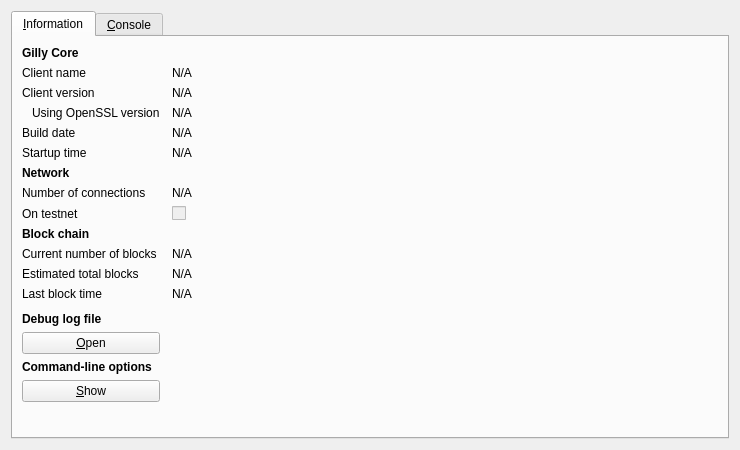
<?xml version="1.0" encoding="UTF-8"?>
<ui version="4.0">
 <class>RPCConsole</class>
 <widget class="QDialog" name="RPCConsole">
  <property name="geometry">
   <rect>
    <x>0</x>
    <y>0</y>
    <width>740</width>
    <height>450</height>
   </rect>
  </property>
  <property name="windowTitle">
   <string>Gilly - Debug window</string>
  </property>
  <layout class="QVBoxLayout" name="verticalLayout_2">
   <item>
    <widget class="QTabWidget" name="tabWidget">
     <property name="currentIndex">
      <number>0</number>
     </property>
     <widget class="QWidget" name="tab_info">
      <attribute name="title">
       <string>&amp;Information</string>
      </attribute>
      <layout class="QGridLayout" name="gridLayout" columnstretch="0,1">
       <property name="horizontalSpacing">
        <number>12</number>
       </property>
       <item row="0" column="0">
        <widget class="QLabel" name="label_9">
         <property name="font">
          <font>
           <weight>75</weight>
           <bold>true</bold>
          </font>
         </property>
         <property name="text">
          <string>Gilly Core</string>
         </property>
        </widget>
       </item>
       <item row="1" column="0">
        <widget class="QLabel" name="label_5">
         <property name="text">
          <string>Client name</string>
         </property>
        </widget>
       </item>
       <item row="1" column="1">
        <widget class="QLabel" name="clientName">
         <property name="cursor">
          <cursorShape>IBeamCursor</cursorShape>
         </property>
         <property name="text">
          <string>N/A</string>
         </property>
         <property name="textFormat">
          <enum>Qt::PlainText</enum>
         </property>
         <property name="textInteractionFlags">
          <set>Qt::LinksAccessibleByMouse|Qt::TextSelectableByKeyboard|Qt::TextSelectableByMouse</set>
         </property>
        </widget>
       </item>
       <item row="2" column="0">
        <widget class="QLabel" name="label_6">
         <property name="text">
          <string>Client version</string>
         </property>
        </widget>
       </item>
       <item row="2" column="1">
        <widget class="QLabel" name="clientVersion">
         <property name="cursor">
          <cursorShape>IBeamCursor</cursorShape>
         </property>
         <property name="text">
          <string>N/A</string>
         </property>
         <property name="textFormat">
          <enum>Qt::PlainText</enum>
         </property>
         <property name="textInteractionFlags">
          <set>Qt::LinksAccessibleByMouse|Qt::TextSelectableByKeyboard|Qt::TextSelectableByMouse</set>
         </property>
        </widget>
       </item>
       <item row="3" column="0">
        <widget class="QLabel" name="label_14">
         <property name="text">
          <string>Using OpenSSL version</string>
         </property>
         <property name="indent">
          <number>10</number>
         </property>
        </widget>
       </item>
       <item row="3" column="1">
        <widget class="QLabel" name="openSSLVersion">
         <property name="cursor">
          <cursorShape>IBeamCursor</cursorShape>
         </property>
         <property name="text">
          <string>N/A</string>
         </property>
         <property name="textFormat">
          <enum>Qt::PlainText</enum>
         </property>
         <property name="textInteractionFlags">
          <set>Qt::LinksAccessibleByMouse|Qt::TextSelectableByKeyboard|Qt::TextSelectableByMouse</set>
         </property>
        </widget>
       </item>
       <item row="4" column="0">
        <widget class="QLabel" name="label_12">
         <property name="text">
          <string>Build date</string>
         </property>
        </widget>
       </item>
       <item row="4" column="1">
        <widget class="QLabel" name="buildDate">
         <property name="cursor">
          <cursorShape>IBeamCursor</cursorShape>
         </property>
         <property name="text">
          <string>N/A</string>
         </property>
         <property name="textFormat">
          <enum>Qt::PlainText</enum>
         </property>
         <property name="textInteractionFlags">
          <set>Qt::LinksAccessibleByMouse|Qt::TextSelectableByKeyboard|Qt::TextSelectableByMouse</set>
         </property>
        </widget>
       </item>
       <item row="5" column="0">
        <widget class="QLabel" name="label_13">
         <property name="text">
          <string>Startup time</string>
         </property>
        </widget>
       </item>
       <item row="5" column="1">
        <widget class="QLabel" name="startupTime">
         <property name="cursor">
          <cursorShape>IBeamCursor</cursorShape>
         </property>
         <property name="text">
          <string>N/A</string>
         </property>
         <property name="textFormat">
          <enum>Qt::PlainText</enum>
         </property>
         <property name="textInteractionFlags">
          <set>Qt::LinksAccessibleByMouse|Qt::TextSelectableByKeyboard|Qt::TextSelectableByMouse</set>
         </property>
        </widget>
       </item>
       <item row="6" column="0">
        <widget class="QLabel" name="label_11">
         <property name="font">
          <font>
           <weight>75</weight>
           <bold>true</bold>
          </font>
         </property>
         <property name="text">
          <string>Network</string>
         </property>
        </widget>
       </item>
       <item row="7" column="0">
        <widget class="QLabel" name="label_7">
         <property name="text">
          <string>Number of connections</string>
         </property>
        </widget>
       </item>
       <item row="7" column="1">
        <widget class="QLabel" name="numberOfConnections">
         <property name="cursor">
          <cursorShape>IBeamCursor</cursorShape>
         </property>
         <property name="text">
          <string>N/A</string>
         </property>
         <property name="textFormat">
          <enum>Qt::PlainText</enum>
         </property>
         <property name="textInteractionFlags">
          <set>Qt::LinksAccessibleByMouse|Qt::TextSelectableByKeyboard|Qt::TextSelectableByMouse</set>
         </property>
        </widget>
       </item>
       <item row="8" column="0">
        <widget class="QLabel" name="label_8">
         <property name="text">
          <string>On testnet</string>
         </property>
        </widget>
       </item>
       <item row="8" column="1">
        <widget class="QCheckBox" name="isTestNet">
         <property name="enabled">
          <bool>false</bool>
         </property>
         <property name="text">
          <string/>
         </property>
        </widget>
       </item>
       <item row="9" column="0">
        <widget class="QLabel" name="label_10">
         <property name="font">
          <font>
           <weight>75</weight>
           <bold>true</bold>
          </font>
         </property>
         <property name="text">
          <string>Block chain</string>
         </property>
        </widget>
       </item>
       <item row="10" column="0">
        <widget class="QLabel" name="label_3">
         <property name="text">
          <string>Current number of blocks</string>
         </property>
        </widget>
       </item>
       <item row="10" column="1">
        <widget class="QLabel" name="numberOfBlocks">
         <property name="cursor">
          <cursorShape>IBeamCursor</cursorShape>
         </property>
         <property name="text">
          <string>N/A</string>
         </property>
         <property name="textFormat">
          <enum>Qt::PlainText</enum>
         </property>
         <property name="textInteractionFlags">
          <set>Qt::LinksAccessibleByMouse|Qt::TextSelectableByKeyboard|Qt::TextSelectableByMouse</set>
         </property>
        </widget>
       </item>
       <item row="11" column="0">
        <widget class="QLabel" name="label_4">
         <property name="text">
          <string>Estimated total blocks</string>
         </property>
        </widget>
       </item>
       <item row="11" column="1">
        <widget class="QLabel" name="totalBlocks">
         <property name="cursor">
          <cursorShape>IBeamCursor</cursorShape>
         </property>
         <property name="text">
          <string>N/A</string>
         </property>
         <property name="textFormat">
          <enum>Qt::PlainText</enum>
         </property>
         <property name="textInteractionFlags">
          <set>Qt::LinksAccessibleByMouse|Qt::TextSelectableByKeyboard|Qt::TextSelectableByMouse</set>
         </property>
        </widget>
       </item>
       <item row="12" column="0">
        <widget class="QLabel" name="label_2">
         <property name="text">
          <string>Last block time</string>
         </property>
        </widget>
       </item>
       <item row="12" column="1">
        <widget class="QLabel" name="lastBlockTime">
         <property name="cursor">
          <cursorShape>IBeamCursor</cursorShape>
         </property>
         <property name="text">
          <string>N/A</string>
         </property>
         <property name="textFormat">
          <enum>Qt::PlainText</enum>
         </property>
         <property name="textInteractionFlags">
          <set>Qt::LinksAccessibleByMouse|Qt::TextSelectableByKeyboard|Qt::TextSelectableByMouse</set>
         </property>
        </widget>
       </item>
       <item row="13" column="0">
        <spacer name="verticalSpacer_2">
         <property name="orientation">
          <enum>Qt::Vertical</enum>
         </property>
         <property name="sizeHint" stdset="0">
          <size>
           <width>20</width>
           <height>20</height>
          </size>
         </property>
        </spacer>
       </item>
       <item row="14" column="0">
        <widget class="QLabel" name="labelDebugLogfile">
         <property name="font">
          <font>
           <weight>75</weight>
           <bold>true</bold>
          </font>
         </property>
         <property name="text">
          <string>Debug log file</string>
         </property>
        </widget>
       </item>
       <item row="15" column="0">
        <widget class="QPushButton" name="openDebugLogfileButton">
         <property name="toolTip">
          <string>Open the Gilly debug log file from the current data directory. This can take a few seconds for large log files.</string>
         </property>
         <property name="text">
          <string>&amp;Open</string>
         </property>
         <property name="autoDefault">
          <bool>false</bool>
         </property>
        </widget>
       </item>
       <item row="16" column="0">
        <widget class="QLabel" name="labelCLOptions">
         <property name="font">
          <font>
           <weight>75</weight>
           <bold>true</bold>
          </font>
         </property>
         <property name="text">
          <string>Command-line options</string>
         </property>
        </widget>
       </item>
       <item row="17" column="0">
        <widget class="QPushButton" name="showCLOptionsButton">
         <property name="toolTip">
          <string>Show the Gilly-qt help message to get a list with possible Gilly command-line options.</string>
         </property>
         <property name="text">
          <string>&amp;Show</string>
         </property>
         <property name="autoDefault">
          <bool>false</bool>
         </property>
        </widget>
       </item>
       <item row="18" column="0">
        <spacer name="verticalSpacer">
         <property name="orientation">
          <enum>Qt::Vertical</enum>
         </property>
         <property name="sizeHint" stdset="0">
          <size>
           <width>20</width>
           <height>40</height>
          </size>
         </property>
        </spacer>
       </item>
      </layout>
     </widget>
     <widget class="QWidget" name="tab_console">
      <attribute name="title">
       <string>&amp;Console</string>
      </attribute>
      <layout class="QVBoxLayout" name="verticalLayout_3">
       <property name="spacing">
        <number>3</number>
       </property>
       <item>
        <widget class="QTextEdit" name="messagesWidget">
         <property name="minimumSize">
          <size>
           <width>0</width>
           <height>100</height>
          </size>
         </property>
         <property name="readOnly">
          <bool>true</bool>
         </property>
         <property name="tabKeyNavigation" stdset="0">
          <bool>false</bool>
         </property>
         <property name="columnCount" stdset="0">
          <number>2</number>
         </property>
        </widget>
       </item>
       <item>
        <layout class="QHBoxLayout" name="horizontalLayout">
         <property name="spacing">
          <number>3</number>
         </property>
         <item>
          <widget class="QLabel" name="label">
           <property name="text">
            <string notr="true">&gt;</string>
           </property>
          </widget>
         </item>
         <item>
          <widget class="QLineEdit" name="lineEdit"/>
         </item>
         <item>
          <widget class="QPushButton" name="clearButton">
           <property name="maximumSize">
            <size>
             <width>24</width>
             <height>24</height>
            </size>
           </property>
           <property name="toolTip">
            <string>Clear console</string>
           </property>
           <property name="text">
            <string/>
           </property>
           <property name="icon">
            <iconset resource="../bitcoin.qrc">
             <normaloff>:/icons/remove</normaloff>:/icons/remove</iconset>
           </property>
           <property name="shortcut">
            <string notr="true">Ctrl+L</string>
           </property>
           <property name="autoDefault">
            <bool>false</bool>
           </property>
          </widget>
         </item>
        </layout>
       </item>
      </layout>
     </widget>
    </widget>
   </item>
  </layout>
 </widget>
 <resources>
  <include location="../bitcoin.qrc"/>
 </resources>
 <connections/>
</ui>
